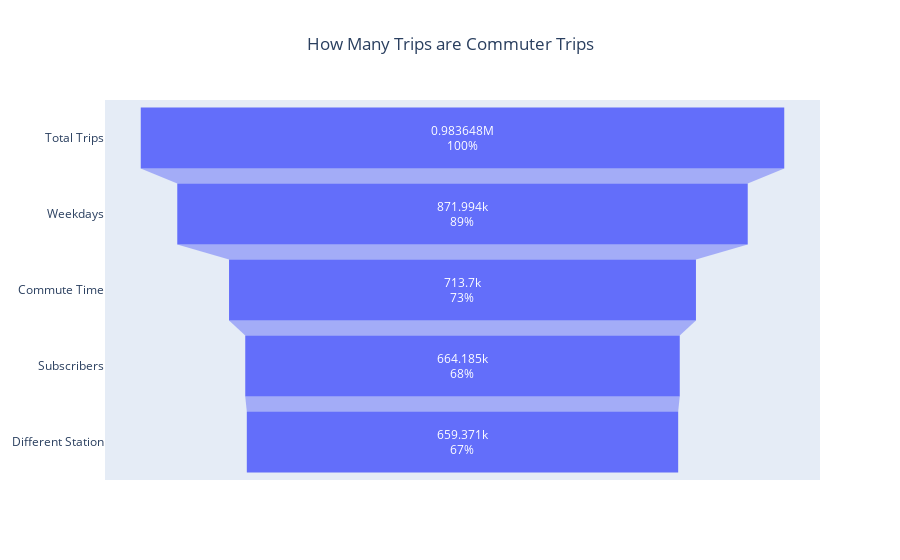

The cell this chart's notebook holds for it:
### Code cell
from plotly import graph_objects as go

fig = go.Figure(go.Funnel(
    y = ["Total Trips", "Weekdays", "Commute Time", "Subscribers", "Different Station"],
    x = [
        int(_1_AllTripsCount.Count), 
            int(_2_WeekdayCritera.Count),
            int(_3_TimeCritera.Count),
            int(_4_Subscribers.Count), 
            int(_5_DifferentStations.Count)
    ],
    textposition = "inside",
    textinfo = "value+percent initial")
    )

fig.update_layout(
    title={
        'text': "How Many Trips are Commuter Trips",
        'x':0.5} ,
)


fig.show()

### Figure 1 — Plotly figure (JSON) as saved in the notebook; plotly's stock layout.template omitted (floating-point values rounded to 4 significant figures)
{"data": [{"textinfo": "value+percent initial", "textposition": "inside", "type": "funnel", "x": [983648, 871994, 713700, 664185, 659371], "y": ["Total Trips", "Weekdays", "Commute Time", "Subscribers", "Different Station"]}], "layout": {"autosize": true, "title": {"text": "How Many Trips are Commuter Trips", "x": 0.5}, "xaxis": {"autorange": true, "range": [-546500.0, 546500.0], "type": "linear"}, "yaxis": {"autorange": true, "range": [4.5, -0.5], "type": "category"}}}
